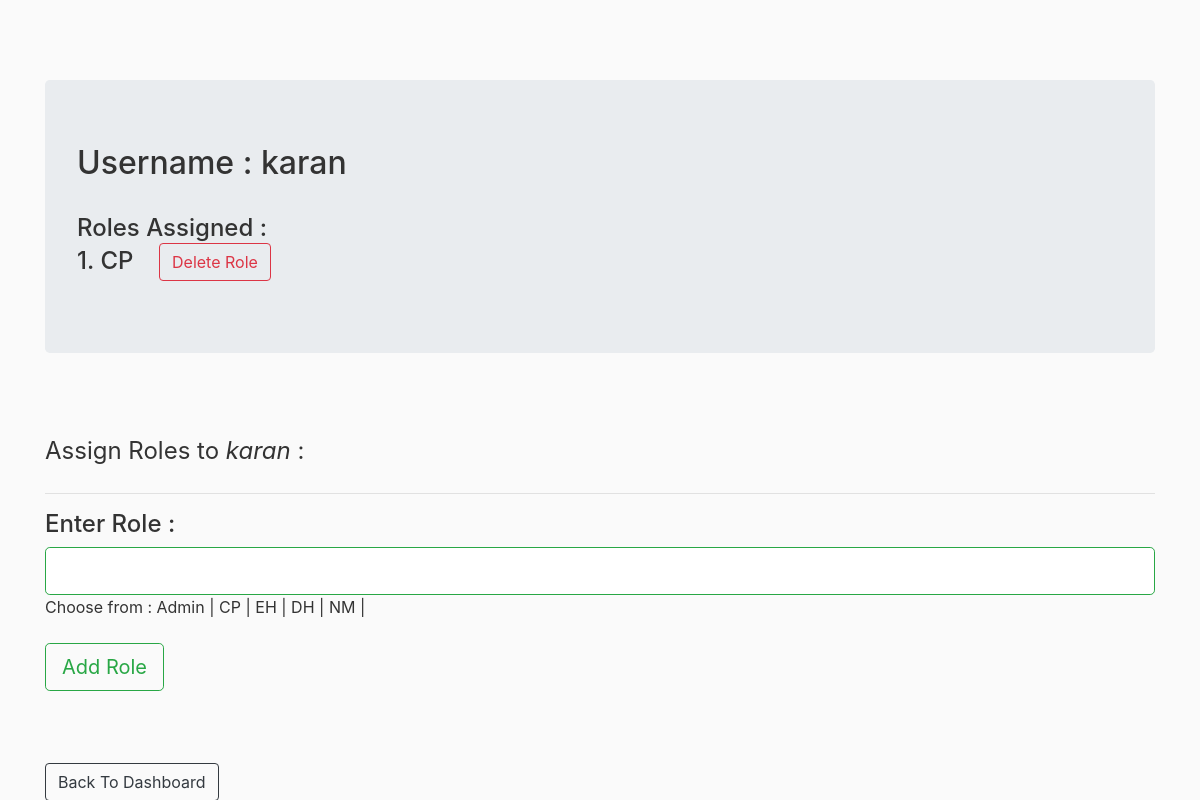
The app's page /add_roles/2 (signed in), older data.
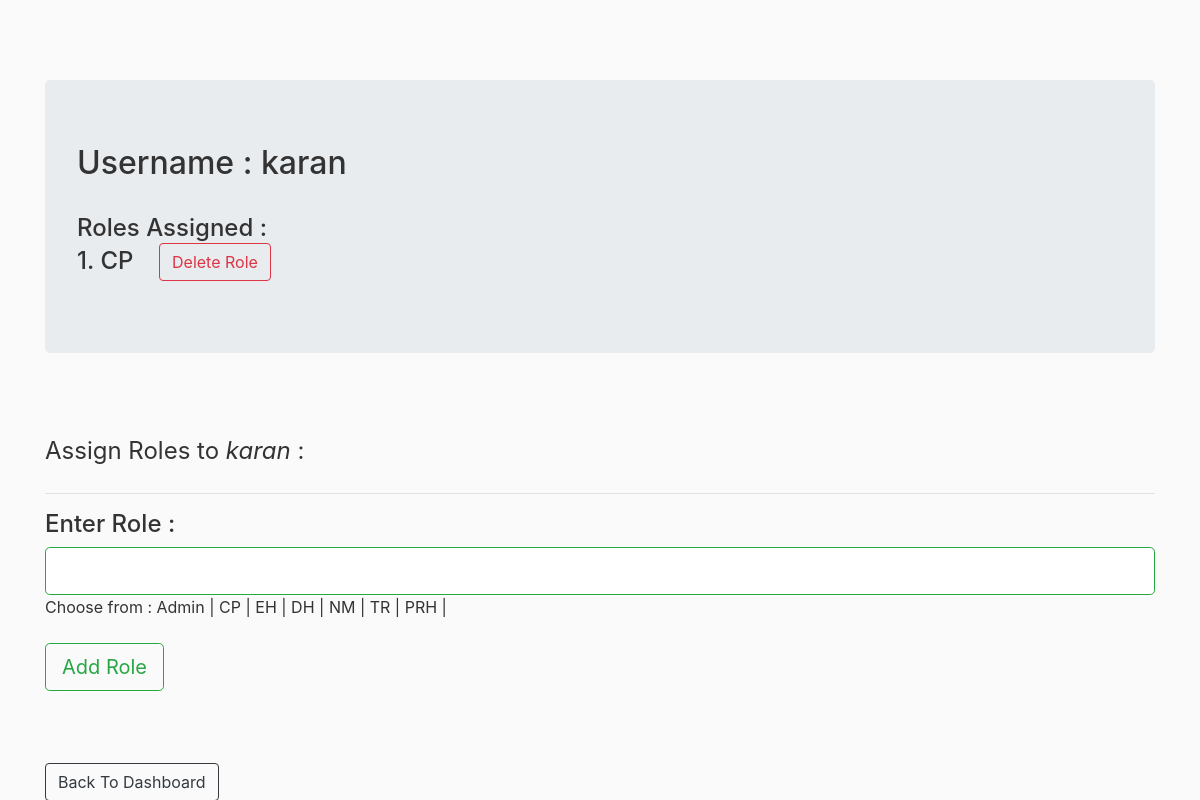
The same page, newer data.
### rbac/models.py (models this page shows)
class Role(db.Model):
    __tablename__ = 'roles'
    id = db.Column(db.Integer(), primary_key=True)
    name = db.Column(db.String(50), unique=True)

### rbac/routes.py (the view, shortened to what this page needs)
@app.route("/add_roles/<id>", methods=['GET','POST'])
@login_required
def add_roles(id):
    form = AddRoleForm()
    u = User.query.get(id)
    allroles = []
    allr = Role.query.all()
    for role in allr:
        allroles.append(role.name)
    return render_template('add_roles.html',form=form,u=u,roles=u.roles,allroles = allroles)

### rbac/forms.py
class AddRoleForm(FlaskForm):
    name = StringField('Role', validators=[DataRequired(), Length(min=2, max=20)])
    submit = SubmitField('Add Role')

### rbac/models.py (called while the page is built)
@login_manager.user_loader
def load_user(user_id):
    return User.query.get(int(user_id))

### rbac/templates/add_roles.html (shortened to what this page needs)
{% extends "layout.html" %}
{% block content %}
    <div class="jumbotron">
        <h2>Username : {{u.username}}</h2><br>
        <h4>Roles Assigned : <br>
            {% for role in roles %}
            {{loop.index}}. {{ role.name }}&nbsp; &nbsp; <a href="{{ url_for('delete_userrole',rid=role.id,uid=u.id) }}" class="btn btn-outline-danger" >Delete Role</a>
            <br>
            {% endfor %}
        </h4>
    </div>
    <br><br>
    <form action="" method="POST">
        <fieldset>
            <legend>Assign Roles to <i> {{ u.username }}</i> : </legend>
            <hr>
            <h4>Enter Role : </h4>
            {% if form.name.errors %}
                        {{ form.name(class="form-control form-control-lg is-invalid") }}
                        <div class="invalid-feedback">
                            {% for error in form.name.errors %}
                                <span> {{ error }} </span>
                            {% endfor %}
                        </div>
            {% else %}
                        {{ form.name(class="form-control form-control-lg is-valid") }}
            {% endif %}
            Choose from :
            {% for role in allroles %}
            {{ role }} |
            {% endfor %}
            <br><br>
            {{ form.submit(class="btn btn-outline-success btn-lg")}}
        </fieldset>
    </form>
    <br><br><br>
    <a href="{{ url_for('admin') }}" class="btn btn-outline-dark" >Back To Dashboard</a>
{% endblock content %}

Row changes from the older to the newer data that the page shows:
added Role: name "TR", shown under "Enter Role :"
added Role: name "PRH", shown under "Enter Role :"
